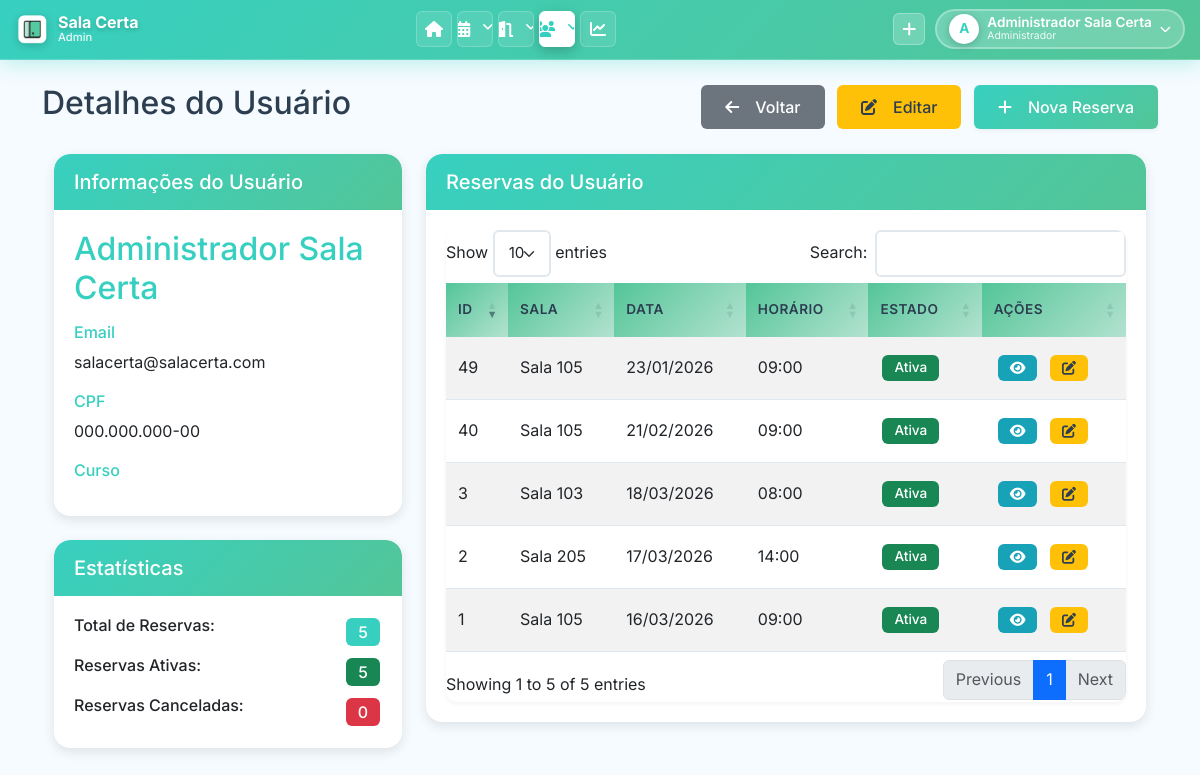
The app's page /pages/ver_usuario.php?id=1 (signed in) with its own data.
### tables this page shows
CREATE TABLE `USUARIO` (
    `USUARIO_ID` INT(11) NOT NULL AUTO_INCREMENT,
    `USUARIO_NOME` VARCHAR(255) NOT NULL,
    `USUARIO_EMAIL` VARCHAR(255) NOT NULL,
    `USUARIO_SENHA` VARCHAR(255) NOT NULL COMMENT 'Hash bcrypt via password_hash() ou texto puro (legado)',
    `USUARIO_CPF` VARCHAR(14) NOT NULL COMMENT 'Formato: 000.000.000-00 ou apenas números',
    `TIPO_USUARIO` ENUM('admin', 'comum') NOT NULL DEFAULT 'comum',
    `USUARIO_DEPARTAMENTO` VARCHAR(100) DEFAULT NULL,
    `USUARIO_CARGO` VARCHAR(100) DEFAULT NULL,
    `FOTO_PERFIL` VARCHAR(500) DEFAULT NULL COMMENT 'Caminho relativo: uploads/perfil/user_X_timestamp.png',
    PRIMARY KEY (`USUARIO_ID`),
    UNIQUE KEY `uk_usuario_email` (`USUARIO_EMAIL`),
    UNIQUE KEY `uk_usuario_cpf` (`USUARIO_CPF`)
);

CREATE TABLE `RESERVA_SALA` (
    `RESERVA_ID` INT(11) NOT NULL AUTO_INCREMENT,
    `USUARIO_ID` INT(11) NOT NULL,
    `SALA_ID` INT(11) NOT NULL,
    `DATA_RESERVA` DATE NOT NULL COMMENT 'Data da reserva (YYYY-MM-DD)',
    `HORA_INICIO` TIME NOT NULL COMMENT 'Horário de início (HH:MM:SS)',
    `TEMPO_RESERVA` TIME NOT NULL COMMENT 'Duração da reserva (ex: 01:30:00)',
    `ESTADO` ENUM('Ativa', 'Cancelada', 'Pendente', 'Reservado') NOT NULL DEFAULT 'Ativa',
    `RECORRENCIA` ENUM('semanal', 'quinzenal', 'mensal') DEFAULT NULL,
    `RECORRENCIA_FIM` DATE DEFAULT NULL,
    `RESERVA_PAI_ID` INT DEFAULT NULL,
    PRIMARY KEY (`RESERVA_ID`),
    KEY `idx_reserva_usuario` (`USUARIO_ID`),
    KEY `idx_reserva_sala` (`SALA_ID`),
    KEY `idx_reserva_data` (`DATA_RESERVA`),
    KEY `idx_reserva_estado` (`ESTADO`),
    KEY `idx_reserva_sala_data_estado` (`SALA_ID`, `DATA_RESERVA`, `ESTADO`) COMMENT 'Índice composto para verificação de conflitos',
    KEY `idx_reserva_pai` (`RESERVA_PAI_ID`),
    CONSTRAINT `fk_reserva_usuario` FOREIGN KEY (`USUARIO_ID`) REFERENCES `USUARIO` (`USUARIO_ID`) ON DELETE RESTRICT ON UPDATE CASCADE,
    CONSTRAINT `fk_reserva_sala` FOREIGN KEY (`SALA_ID`) REFERENCES `SALA` (`SALA_ID`) ON DELETE RESTRICT ON UPDATE CASCADE,
    CONSTRAINT `fk_reserva_pai` FOREIGN KEY (`RESERVA_PAI_ID`) REFERENCES `RESERVA_SALA` (`RESERVA_ID`) ON DELETE SET NULL
);

CREATE TABLE `SALA` (
    `SALA_ID` INT(11) NOT NULL AUTO_INCREMENT,
    `NUM_SALA` VARCHAR(50) NOT NULL COMMENT 'Número/código da sala (ex: 101, T01, LAB-01)',
    `QTD_PESSOAS` INT(11) NOT NULL DEFAULT 0 COMMENT 'Capacidade máxima de pessoas',
    `DESCRICAO` TEXT DEFAULT NULL COMMENT 'Descrição da sala e recursos disponíveis',
    `TIPO_SALA` VARCHAR(100) DEFAULT '' COMMENT 'Tipo: Sala de Aula, Laboratório, Auditório, Sala de Reunião, Biblioteca',
    `SETOR_RESPONSAVEL` VARCHAR(255) DEFAULT '' COMMENT 'Setor responsável pela sala',
    PRIMARY KEY (`SALA_ID`),
    UNIQUE KEY `uk_num_sala` (`NUM_SALA`)
);

### classes/Usuario.php (called while the page is built, shortened)
<?php
class Usuario {
    public static function buscarPorId($id) {
        $conn = Conexao::getConn();
        $sql = "SELECT * FROM USUARIO WHERE USUARIO_ID = :id";
        $stmt = $conn->prepare($sql);
        $stmt->bindValue(':id', $id);
        $stmt->execute();
        return $stmt->fetch();
    }
}

### classes/Reserva.php (called while the page is built, shortened)
<?php
class Reserva {
    public static function listarPorUsuario($usuarioId) {
        $conn = Conexao::getConn();
        $sql = "SELECT r.*, s.NUM_SALA
                FROM RESERVA_SALA r
                JOIN SALA s ON r.SALA_ID = s.SALA_ID
                WHERE r.USUARIO_ID = :usuarioId
                ORDER BY r.DATA_RESERVA DESC, r.HORA_INICIO DESC";
        $stmt = $conn->prepare($sql);
        $stmt->bindValue(':usuarioId', $usuarioId);
        $stmt->execute();
        return $stmt->fetchAll();
    }
}

### pages/ver_usuario.php (the view, shortened to what this page needs)
<?php
require_once '../classes/Usuario.php';
require_once '../classes/Reserva.php';
$id = $_GET['id'];
$usuario = Usuario::buscarPorId($id);
$reservas = Reserva::listarPorUsuario($id);
$reservas_ativas = 0;
$reservas_canceladas = 0;
foreach ($reservas as $reserva) {
    if ($reserva['ESTADO'] == 'Ativa') {
        $reservas_ativas++;
    } else {
        $reservas_canceladas++;
    }
}
include '../includes/header.php';
?>
<div class="row">
    <div class="col-md-12">
        <div class="d-flex justify-content-between align-items-center mb-4">
            <h2>Detalhes do Usuário</h2>
            <div>
                <a href="usuarios.php" class="btn btn-secondary">
                    <i class="fas fa-arrow-left me-2"></i>Voltar
                </a>
                <a href="editar_usuario.php?id=<?php echo $usuario['USUARIO_ID']; ?>" class="btn btn-warning ms-2">
                    <i class="fas fa-edit me-2"></i>Editar
                </a>
                <a href="nova_reserva.php" class="btn btn-primary ms-2">
                    <i class="fas fa-plus me-2"></i>Nova Reserva
                </a>
            </div>
        </div>
        <div class="row">
            <div class="col-md-4">
                <div class="card">
                    <div class="card-header">
                        <h5 class="card-title mb-0">Informações do Usuário</h5>
                    </div>
                    <div class="card-body">
                        <h2 class="mb-3 text-primary"><?php echo $usuario['USUARIO_NOME']; ?></h2>
                        <div class="mb-3">
                            <h6 class="text-primary">Email</h6>
                            <p><?php echo $usuario['USUARIO_EMAIL']; ?></p>
                        </div>
                        <div class="mb-3">
                            <h6 class="text-primary">CPF</h6>
                            <p><?php echo $usuario['USUARIO_CPF']; ?></p>
                        </div>
                        <div class="mb-3">
                            <h6 class="text-primary">Curso</h6>
                        </div>
                    </div>
                </div>
                <div class="card mt-4">
                    <div class="card-header">
                        <h5 class="card-title mb-0">Estatísticas</h5>
                    </div>
                    <div class="card-body">
                        <div class="d-flex justify-content-between mb-2">
                            <h6>Total de Reservas:</h6>
                            <span class="badge bg-primary fs-6"><?php echo count($reservas); ?></span>
                        </div>
                        <div class="d-flex justify-content-between mb-2">
                            <h6>Reservas Ativas:</h6>
                            <span class="badge bg-success fs-6"><?php echo $reservas_ativas; ?></span>
                        </div>
                        <div class="d-flex justify-content-between">
                            <h6>Reservas Canceladas:</h6>
                            <span class="badge bg-danger fs-6"><?php echo $reservas_canceladas; ?></span>
                        </div>
                    </div>
                </div>
            </div>
            <div class="col-md-8">
                <div class="card">
                    <div class="card-header">
                        <h5 class="card-title mb-0">Reservas do Usuário</h5>
                    </div>
                    <div class="card-body">
                        <?php if (count($reservas) > 0): ?>
                        <div class="table-responsive">
                            <table class="table table-striped table-hover datatable">
                                <thead>
                                    <tr>
                                        <th>ID</th>
                                        <th>Sala</th>
                                        <th>Data</th>
                                        <th>Horário</th>
                                        <th>Estado</th>
                                        <th>Ações</th>
                                    </tr>
                                </thead>
                                <tbody>
                                    <?php foreach ($reservas as $reserva): ?>
                                    <tr>
                                        <td><?php echo $reserva['RESERVA_ID']; ?></td>
                                        <td>Sala <?php echo $reserva['NUM_SALA']; ?></td>
                                        <td><?php echo date('d/m/Y', strtotime($reserva['DATA_RESERVA'])); ?></td>
                                        <td><?php echo date('H:i', strtotime($reserva['HORA_INICIO'])); ?></td>
                                        <td>
                                            <span class="badge bg-<?php echo $reserva['ESTADO'] == 'Ativa' ? 'success' : 'danger'; ?>">
                                                <?php echo $reserva['ESTADO']; ?>
                                            </span>
                                        </td>
                                        <td>
                                            <a href="ver_reserva.php?id=<?php echo $reserva['RESERVA_ID']; ?>" class="btn btn-sm btn-info" data-bs-toggle="tooltip" title="Ver detalhes">
                                                <i class="fas fa-eye"></i>
                                            </a>
                                            <?php if ($reserva['ESTADO'] == 'Ativa'): ?>
                                            <a href="editar_reserva.php?id=<?php echo $reserva['RESERVA_ID']; ?>" class="btn btn-sm btn-warning" data-bs-toggle="tooltip" title="Editar">
                                                <i class="fas fa-edit"></i>
                                            </a>
                                            <?php endif; ?>
                                        </td>
                                    </tr>
                                    <?php endforeach; ?>
                                </tbody>
                            </table>
                        </div>
                        <?php else: ?>
                        <div class="alert alert-info">
                            <i class="fas fa-info-circle me-2"></i>Este usuário não possui reservas.
                        </div>
                        <?php endif; ?>
                    </div>
                </div>
            </div>
        </div>
    </div>
</div>
<?php include '../includes/footer.php'; ?>

### assets/css/style.css (style rules this page uses)
:root { --primary: #37D0C0; --primary-dark: #2bb8a8; --primary-light: #53C598; --secondary: #B3E2D0; --accent: #e40b0b; --bg-light: #F5FBFF; --bg-white: #ffffff; --text-dark: #2c3e50; --text-light: #7f8c8d; --text-white: #ffffff; --border-color: #e1e8ed; --shadow-sm: 0 2px 4px rgba(0, 0, 0, 0.05); --shadow-md: 0 4px 12px rgba(0, 0, 0, 0.1); --shadow-lg: 0 8px 24px rgba(0, 0, 0, 0.12); --shadow-xl: 0 12px 40px rgba(0, 0, 0, 0.15); --transition: all 0.3s cubic-bezier(0.4, 0, 0.2, 1); --radius-sm: 6px; --radius-md: 10px; --radius-lg: 16px; }
* { margin: 0; padding: 0; box-sizing: border-box; }
body { font-family: 'Inter', 'Segoe UI', Tahoma, Geneva, Verdana, sans-serif; background-color: var(--bg-light); color: var(--text-dark); line-height: 1.6; overflow-x: hidden; }
.card { border: none; border-radius: var(--radius-lg); box-shadow: var(--shadow-md); margin-bottom: 24px; transition: var(--transition); overflow: hidden; background: var(--bg-white); animation: fadeIn 0.5s ease-out; }
.card-header { background: linear-gradient(135deg, var(--primary), var(--primary-light)); color: var(--text-white); border: none; padding: 18px 24px; font-weight: 600; font-size: 1.1rem; border-radius: var(--radius-lg) var(--radius-lg) 0 0 !important; }
.card-body { padding: 24px; }
.btn { border-radius: var(--radius-sm); padding: 10px 24px; font-weight: 500; transition: var(--transition); border: none; display: inline-flex; align-items: center; gap: 8px; }
.btn-primary { background: linear-gradient(135deg, var(--primary), var(--primary-light)); color: var(--text-white); box-shadow: var(--shadow-sm); }
.btn-secondary { background: #6c757d; color: var(--text-white); }
.btn-warning { background: #ffc107; color: var(--text-dark); }
.btn-info { background: #17a2b8; color: var(--text-white); }
.btn-sm { padding: 6px 12px; font-size: 0.875rem; }
.table-responsive { border-radius: var(--radius-md); overflow: hidden; box-shadow: var(--shadow-sm); }
.table { margin-bottom: 0; }
.table thead th { background: linear-gradient(135deg, var(--primary-light), var(--secondary)); color: var(--text-dark); border: none; font-weight: 600; text-transform: uppercase; font-size: 0.85rem; letter-spacing: 0.5px; padding: 16px 12px; }
.table tbody tr { transition: var(--transition); border-bottom: 1px solid var(--border-color); }
.table tbody td { padding: 14px 12px; vertical-align: middle; }
.badge { padding: 6px 12px; border-radius: var(--radius-sm); font-weight: 500; font-size: 0.85rem; }
.text-primary { color: var(--primary) !important; }
.bg-primary { background: var(--primary) !important; }
html { scroll-behavior: smooth; }

### assets/css/global.css (style rules this page uses)
body { padding: 0 !important; margin: 0 !important; }
.card, .alert, .table-responsive, .row { margin-left: 0 !important; margin-right: 0 !important; }
.row { margin-left: 0; margin-right: 0; }
.col, [class*="col-"] { padding-left: calc(var(--bs-gutter-x) * .5); padding-right: calc(var(--bs-gutter-x) * .5); }
html { scroll-behavior: smooth; }
body { overflow-x: hidden; }
.mb-4 { margin-bottom: 1.5rem !important; }
.card-body { padding: 1.25rem !important; }
.card-header { padding: 1rem 1.25rem !important; }
.btn { margin: 0.25rem; }
.btn-group .btn, .d-flex .btn { margin: 0; }
* { box-sizing: border-box; }
.badge { margin: 0.125rem; }

### records on screen
usuario: USUARIO_NOME "Administrador Sala Certa", USUARIO_EMAIL "salacerta@salacerta.com", USUARIO_CPF "000.000.000-00"
reserva_sala: RESERVA_ID "3", SALA_ID.NUM_SALA "103", DATA_RESERVA "18/03/2026", HORA_INICIO "08:00", ESTADO "Ativa"
reserva_sala: RESERVA_ID "2", SALA_ID.NUM_SALA "205", DATA_RESERVA "17/03/2026", HORA_INICIO "14:00", ESTADO "Ativa"
reserva_sala: RESERVA_ID "1", SALA_ID.NUM_SALA "105", DATA_RESERVA "16/03/2026", HORA_INICIO "09:00", ESTADO "Ativa"
reserva_sala: RESERVA_ID "40", SALA_ID.NUM_SALA "105", DATA_RESERVA "21/02/2026", HORA_INICIO "09:00", ESTADO "Ativa"
reserva_sala: RESERVA_ID "49", SALA_ID.NUM_SALA "105", DATA_RESERVA "23/01/2026", HORA_INICIO "09:00", ESTADO "Ativa"

### other values on screen
substr($_SESSION['usuario_nome'], 0, 1) "A"
$_SESSION['usuario_nome'] "Administrador Sala Certa"
count($reservas) "5"
$reservas_ativas "5"
$reservas_canceladas "0"
